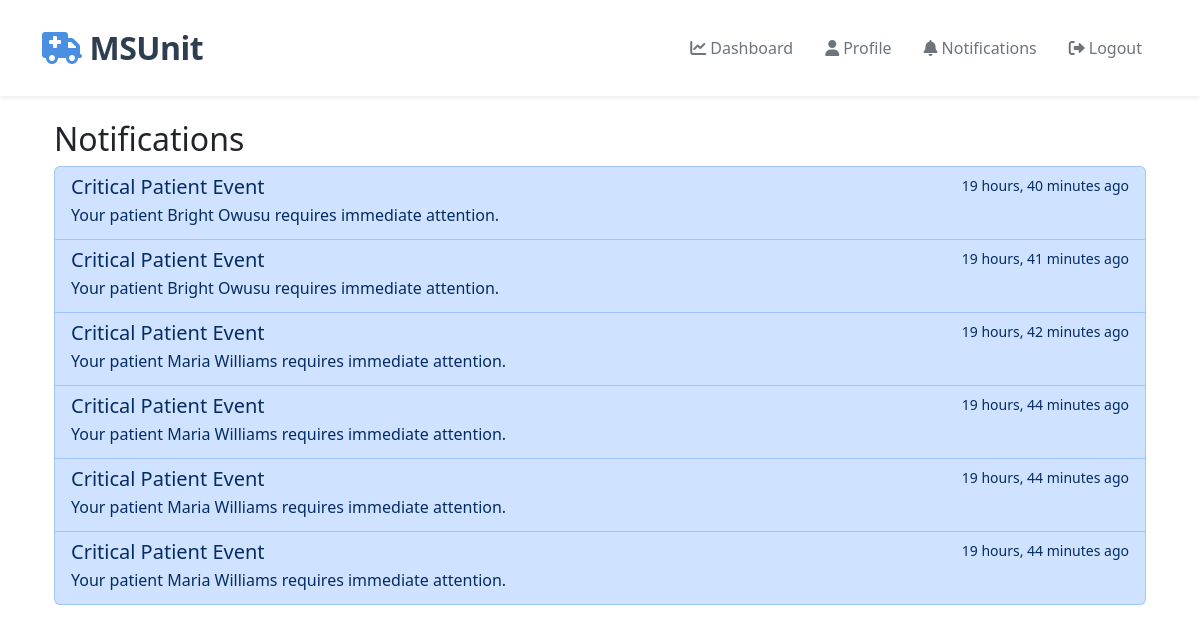
Screenshot of /notifications/ (signed in) with the database file from the repository.
### notifications/models.py (models this page shows, shortened)
class Notification(models.Model):
    recipient = models.ForeignKey(settings.AUTH_USER_MODEL, on_delete=models.CASCADE)
    title = models.CharField(max_length=255)
    message = models.TextField()
    link = models.CharField(max_length=255, null=True, blank=True)
    is_read = models.BooleanField(default=False)
    created_at = models.DateTimeField(auto_now_add=True)
    class Meta:
        ordering = ['-created_at']

### notifications/views.py (the view)
# urls.py: path('', views.notification_list, name='list'),
@login_required
def notification_list(request):
    notifications = Notification.objects.filter(recipient=request.user).order_by('-created_at')
    return render(request, 'notifications/notifications.html', {'notifications': notifications})

### templates/notifications/notifications.html (shortened to what this page needs)
{% extends "base.html" %}
{% block content %}
<div class="container mt-4">
    <h2>Notifications</h2>
    <div class="list-group">
        {% for notification in notifications %}
            <div class="list-group-item {% if not notification.is_read %}list-group-item-primary{% endif %}">
                <div class="d-flex w-100 justify-content-between">
                    <h5 class="mb-1">{{ notification.title }}</h5>
                    <small>{{ notification.created_at|timesince }} ago</small>
                </div>
                <p class="mb-1">{{ notification.message }}</p>
            </div>
        {% empty %}
            <div class="list-group-item">
                <p class="mb-0">No notifications yet.</p>
            </div>
        {% endfor %}
    </div>
</div>
{% endblock %}

### rows the page displays
Notification: title "Critical Patient Event", created_at "19 hours, 40 minutes", message "Your patient Bright Owusu requires immediate attention."
Notification: title "Critical Patient Event", created_at "19 hours, 41 minutes", message "Your patient Bright Owusu requires immediate attention."
Notification: title "Critical Patient Event", created_at "19 hours, 42 minutes", message "Your patient Maria Williams requires immediate attention."
Notification: title "Critical Patient Event", created_at "19 hours, 44 minutes", message "Your patient Maria Williams requires immediate attention."
Notification: title "Critical Patient Event", created_at "19 hours, 44 minutes", message "Your patient Maria Williams requires immediate attention."
Notification: title "Critical Patient Event", created_at "19 hours, 44 minutes", message "Your patient Maria Williams requires immediate attention."
